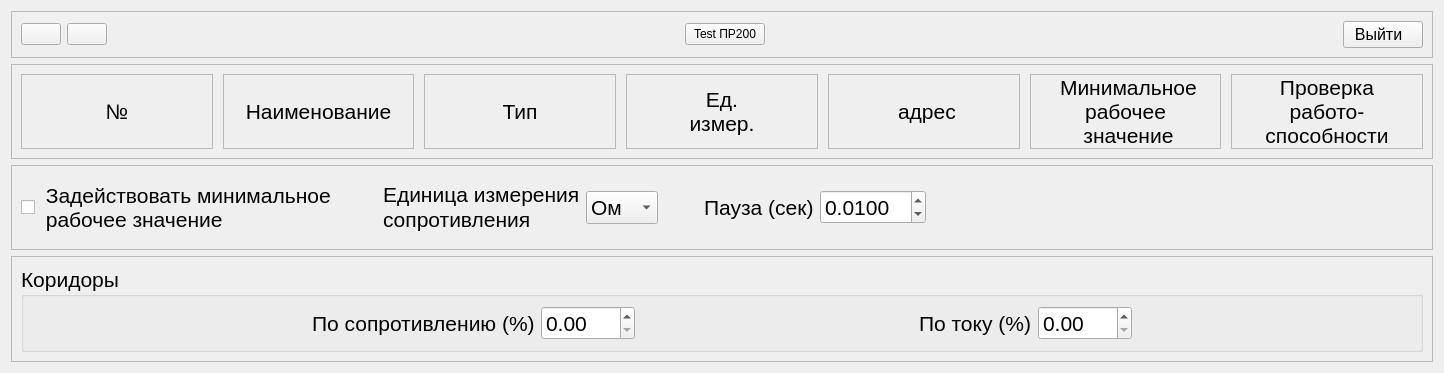
<?xml version="1.0" encoding="UTF-8"?>
<ui version="4.0">
 <class>Form</class>
 <widget class="QWidget" name="Form">
  <property name="geometry">
   <rect>
    <x>0</x>
    <y>0</y>
    <width>1444</width>
    <height>373</height>
   </rect>
  </property>
  <property name="sizePolicy">
   <sizepolicy hsizetype="Minimum" vsizetype="Minimum">
    <horstretch>0</horstretch>
    <verstretch>0</verstretch>
   </sizepolicy>
  </property>
  <property name="windowTitle">
   <string>Настройка приборов и коридоров</string>
  </property>
  <layout class="QVBoxLayout" name="verticalLayout">
   <item>
    <widget class="QFrame" name="frame">
     <property name="sizePolicy">
      <sizepolicy hsizetype="Preferred" vsizetype="Fixed">
       <horstretch>0</horstretch>
       <verstretch>0</verstretch>
      </sizepolicy>
     </property>
     <property name="frameShape">
      <enum>QFrame::StyledPanel</enum>
     </property>
     <property name="frameShadow">
      <enum>QFrame::Raised</enum>
     </property>
     <layout class="QHBoxLayout" name="horizontalLayout_2">
      <item>
       <layout class="QHBoxLayout" name="horizontalLayout">
        <item>
         <widget class="QPushButton" name="pushButton">
          <property name="focusPolicy">
           <enum>Qt::NoFocus</enum>
          </property>
          <property name="toolTip">
           <string>добавить прибор</string>
          </property>
          <property name="text">
           <string/>
          </property>
          <property name="icon">
           <iconset>
            <normaloff>:/ico/ico/Play_Red_128.png</normaloff>:/ico/ico/Play_Red_128.png</iconset>
          </property>
          <property name="iconSize">
           <size>
            <width>36</width>
            <height>36</height>
           </size>
          </property>
         </widget>
        </item>
        <item>
         <widget class="QPushButton" name="pushButton_2">
          <property name="focusPolicy">
           <enum>Qt::NoFocus</enum>
          </property>
          <property name="toolTip">
           <string>удалить неактивные приборы</string>
          </property>
          <property name="text">
           <string/>
          </property>
          <property name="icon">
           <iconset>
            <normaloff>:/ico/ico/Play_Red_128.png</normaloff>:/ico/ico/Play_Red_128.png</iconset>
          </property>
          <property name="iconSize">
           <size>
            <width>36</width>
            <height>36</height>
           </size>
          </property>
         </widget>
        </item>
        <item>
         <spacer name="horizontalSpacer">
          <property name="orientation">
           <enum>Qt::Horizontal</enum>
          </property>
          <property name="sizeHint" stdset="0">
           <size>
            <width>40</width>
            <height>20</height>
           </size>
          </property>
         </spacer>
        </item>
        <item>
         <widget class="QPushButton" name="pushButton_4">
          <property name="text">
           <string>Test ПР200</string>
          </property>
         </widget>
        </item>
        <item>
         <spacer name="horizontalSpacer_8">
          <property name="orientation">
           <enum>Qt::Horizontal</enum>
          </property>
          <property name="sizeHint" stdset="0">
           <size>
            <width>40</width>
            <height>20</height>
           </size>
          </property>
         </spacer>
        </item>
        <item>
         <widget class="QPushButton" name="pushButton_3">
          <property name="font">
           <font>
            <pointsize>12</pointsize>
           </font>
          </property>
          <property name="focusPolicy">
           <enum>Qt::NoFocus</enum>
          </property>
          <property name="text">
           <string>Выйти  </string>
          </property>
          <property name="iconSize">
           <size>
            <width>36</width>
            <height>36</height>
           </size>
          </property>
         </widget>
        </item>
       </layout>
      </item>
     </layout>
    </widget>
   </item>
   <item>
    <widget class="QFrame" name="frame_2">
     <property name="sizePolicy">
      <sizepolicy hsizetype="Preferred" vsizetype="Minimum">
       <horstretch>0</horstretch>
       <verstretch>0</verstretch>
      </sizepolicy>
     </property>
     <property name="frameShape">
      <enum>QFrame::StyledPanel</enum>
     </property>
     <property name="frameShadow">
      <enum>QFrame::Raised</enum>
     </property>
     <layout class="QHBoxLayout" name="horizontalLayout_3">
      <item>
       <layout class="QGridLayout" name="gridLayout">
        <property name="sizeConstraint">
         <enum>QLayout::SetMinimumSize</enum>
        </property>
        <property name="horizontalSpacing">
         <number>10</number>
        </property>
        <property name="verticalSpacing">
         <number>6</number>
        </property>
        <item row="0" column="2">
         <widget class="QLabel" name="label_2">
          <property name="maximumSize">
           <size>
            <width>16777215</width>
            <height>16777215</height>
           </size>
          </property>
          <property name="font">
           <font>
            <pointsize>16</pointsize>
           </font>
          </property>
          <property name="frameShape">
           <enum>QFrame::StyledPanel</enum>
          </property>
          <property name="text">
           <string> Наименование </string>
          </property>
          <property name="alignment">
           <set>Qt::AlignCenter</set>
          </property>
         </widget>
        </item>
        <item row="0" column="3">
         <widget class="QLabel" name="label_3">
          <property name="maximumSize">
           <size>
            <width>16777215</width>
            <height>16777215</height>
           </size>
          </property>
          <property name="font">
           <font>
            <pointsize>16</pointsize>
           </font>
          </property>
          <property name="frameShape">
           <enum>QFrame::StyledPanel</enum>
          </property>
          <property name="text">
           <string>Тип</string>
          </property>
          <property name="alignment">
           <set>Qt::AlignCenter</set>
          </property>
         </widget>
        </item>
        <item row="0" column="4">
         <widget class="QLabel" name="label_4">
          <property name="sizePolicy">
           <sizepolicy hsizetype="Preferred" vsizetype="Preferred">
            <horstretch>0</horstretch>
            <verstretch>0</verstretch>
           </sizepolicy>
          </property>
          <property name="minimumSize">
           <size>
            <width>0</width>
            <height>0</height>
           </size>
          </property>
          <property name="maximumSize">
           <size>
            <width>16777215</width>
            <height>16777215</height>
           </size>
          </property>
          <property name="font">
           <font>
            <pointsize>16</pointsize>
            <weight>50</weight>
            <bold>false</bold>
           </font>
          </property>
          <property name="frameShape">
           <enum>QFrame::StyledPanel</enum>
          </property>
          <property name="text">
           <string>Ед.
 измер. </string>
          </property>
          <property name="alignment">
           <set>Qt::AlignCenter</set>
          </property>
         </widget>
        </item>
        <item row="0" column="5">
         <widget class="QLabel" name="label_5">
          <property name="sizePolicy">
           <sizepolicy hsizetype="Preferred" vsizetype="Preferred">
            <horstretch>0</horstretch>
            <verstretch>0</verstretch>
           </sizepolicy>
          </property>
          <property name="maximumSize">
           <size>
            <width>16777215</width>
            <height>16777215</height>
           </size>
          </property>
          <property name="font">
           <font>
            <pointsize>16</pointsize>
           </font>
          </property>
          <property name="frameShape">
           <enum>QFrame::StyledPanel</enum>
          </property>
          <property name="text">
           <string> 
 адрес 
            </string>
          </property>
          <property name="alignment">
           <set>Qt::AlignCenter</set>
          </property>
         </widget>
        </item>
        <item row="0" column="1">
         <widget class="QLabel" name="label">
          <property name="maximumSize">
           <size>
            <width>16777215</width>
            <height>16777215</height>
           </size>
          </property>
          <property name="font">
           <font>
            <pointsize>16</pointsize>
           </font>
          </property>
          <property name="frameShape">
           <enum>QFrame::StyledPanel</enum>
          </property>
          <property name="text">
           <string>№</string>
          </property>
          <property name="alignment">
           <set>Qt::AlignCenter</set>
          </property>
         </widget>
        </item>
        <item row="0" column="6">
         <widget class="QLabel" name="label_9">
          <property name="font">
           <font>
            <pointsize>16</pointsize>
           </font>
          </property>
          <property name="frameShape">
           <enum>QFrame::StyledPanel</enum>
          </property>
          <property name="text">
           <string> Минимальное
рабочее
     значение    </string>
          </property>
          <property name="alignment">
           <set>Qt::AlignCenter</set>
          </property>
         </widget>
        </item>
        <item row="0" column="7">
         <widget class="QLabel" name="label_10">
          <property name="font">
           <font>
            <pointsize>16</pointsize>
           </font>
          </property>
          <property name="frameShape">
           <enum>QFrame::StyledPanel</enum>
          </property>
          <property name="text">
           <string>Проверка
работо-
 способности </string>
          </property>
          <property name="alignment">
           <set>Qt::AlignCenter</set>
          </property>
         </widget>
        </item>
       </layout>
      </item>
     </layout>
    </widget>
   </item>
   <item>
    <widget class="QFrame" name="frame_4">
     <property name="frameShape">
      <enum>QFrame::StyledPanel</enum>
     </property>
     <property name="frameShadow">
      <enum>QFrame::Raised</enum>
     </property>
     <layout class="QHBoxLayout" name="horizontalLayout_6">
      <item>
       <widget class="QCheckBox" name="checkBox">
        <property name="font">
         <font>
          <pointsize>16</pointsize>
         </font>
        </property>
        <property name="text">
         <string> Задействовать минимальное
 рабочее значение</string>
        </property>
       </widget>
      </item>
      <item>
       <spacer name="horizontalSpacer_7">
        <property name="orientation">
         <enum>Qt::Horizontal</enum>
        </property>
        <property name="sizeType">
         <enum>QSizePolicy::Minimum</enum>
        </property>
        <property name="sizeHint" stdset="0">
         <size>
          <width>40</width>
          <height>20</height>
         </size>
        </property>
       </spacer>
      </item>
      <item>
       <widget class="QLabel" name="label_8">
        <property name="font">
         <font>
          <pointsize>16</pointsize>
         </font>
        </property>
        <property name="text">
         <string>&lt;!DOCTYPE HTML PUBLIC &quot;-//W3C//DTD HTML 4.0//EN&quot; &quot;http://www.w3.org/TR/REC-html40/strict.dtd&quot;&gt;
&lt;html&gt;&lt;head&gt;&lt;meta name=&quot;qrichtext&quot; content=&quot;1&quot; /&gt;&lt;style type=&quot;text/css&quot;&gt;
p, li { white-space: pre-wrap; }
&lt;/style&gt;&lt;/head&gt;&lt;body style=&quot; font-family:'MS Shell Dlg 2'; font-size:8.25pt; font-weight:400; font-style:normal;&quot;&gt;
&lt;p style=&quot; margin-top:0px; margin-bottom:0px; margin-left:0px; margin-right:0px; -qt-block-indent:0; text-indent:0px;&quot;&gt;&lt;span style=&quot; font-size:16pt;&quot;&gt;Единица измерения&lt;/span&gt;&lt;/p&gt;
&lt;p style=&quot; margin-top:0px; margin-bottom:0px; margin-left:0px; margin-right:0px; -qt-block-indent:0; text-indent:0px;&quot;&gt;&lt;span style=&quot; font-size:16pt;&quot;&gt;сопротивления&lt;/span&gt;&lt;/p&gt;&lt;/body&gt;&lt;/html&gt;</string>
        </property>
       </widget>
      </item>
      <item>
       <widget class="QComboBox" name="comboBox">
        <property name="font">
         <font>
          <pointsize>16</pointsize>
         </font>
        </property>
        <item>
         <property name="text">
          <string>Ом</string>
         </property>
        </item>
        <item>
         <property name="text">
          <string>мОм</string>
         </property>
        </item>
       </widget>
      </item>
      <item>
       <spacer name="horizontalSpacer_6">
        <property name="orientation">
         <enum>Qt::Horizontal</enum>
        </property>
        <property name="sizeType">
         <enum>QSizePolicy::Minimum</enum>
        </property>
        <property name="sizeHint" stdset="0">
         <size>
          <width>40</width>
          <height>20</height>
         </size>
        </property>
       </spacer>
      </item>
      <item>
       <widget class="QLabel" name="label_11">
        <property name="font">
         <font>
          <pointsize>16</pointsize>
         </font>
        </property>
        <property name="text">
         <string>Пауза (сек)</string>
        </property>
       </widget>
      </item>
      <item>
       <widget class="QDoubleSpinBox" name="doubleSpinBox_3">
        <property name="font">
         <font>
          <pointsize>16</pointsize>
         </font>
        </property>
        <property name="buttonSymbols">
         <enum>QAbstractSpinBox::UpDownArrows</enum>
        </property>
        <property name="keyboardTracking">
         <bool>true</bool>
        </property>
        <property name="decimals">
         <number>4</number>
        </property>
        <property name="singleStep">
         <double>0.010000000000000</double>
        </property>
        <property name="value">
         <double>0.010000000000000</double>
        </property>
       </widget>
      </item>
      <item>
       <spacer name="horizontalSpacer_5">
        <property name="orientation">
         <enum>Qt::Horizontal</enum>
        </property>
        <property name="sizeType">
         <enum>QSizePolicy::Expanding</enum>
        </property>
        <property name="sizeHint" stdset="0">
         <size>
          <width>500</width>
          <height>20</height>
         </size>
        </property>
       </spacer>
      </item>
     </layout>
    </widget>
   </item>
   <item>
    <widget class="QFrame" name="frame_3">
     <property name="frameShape">
      <enum>QFrame::StyledPanel</enum>
     </property>
     <property name="frameShadow">
      <enum>QFrame::Raised</enum>
     </property>
     <layout class="QHBoxLayout" name="horizontalLayout_4">
      <item>
       <widget class="QGroupBox" name="groupBox">
        <property name="font">
         <font>
          <pointsize>16</pointsize>
         </font>
        </property>
        <property name="title">
         <string>Коридоры</string>
        </property>
        <layout class="QHBoxLayout" name="horizontalLayout_5">
         <item>
          <layout class="QGridLayout" name="gridLayout_2">
           <item row="0" column="1">
            <widget class="QLabel" name="label_6">
             <property name="font">
              <font>
               <pointsize>16</pointsize>
              </font>
             </property>
             <property name="text">
              <string>По сопротивлению (%)</string>
             </property>
            </widget>
           </item>
           <item row="0" column="4">
            <widget class="QLabel" name="label_7">
             <property name="font">
              <font>
               <pointsize>16</pointsize>
              </font>
             </property>
             <property name="text">
              <string>По току (%)</string>
             </property>
            </widget>
           </item>
           <item row="0" column="3">
            <spacer name="horizontalSpacer_2">
             <property name="orientation">
              <enum>Qt::Horizontal</enum>
             </property>
             <property name="sizeHint" stdset="0">
              <size>
               <width>40</width>
               <height>20</height>
              </size>
             </property>
            </spacer>
           </item>
           <item row="0" column="0">
            <spacer name="horizontalSpacer_3">
             <property name="orientation">
              <enum>Qt::Horizontal</enum>
             </property>
             <property name="sizeHint" stdset="0">
              <size>
               <width>40</width>
               <height>20</height>
              </size>
             </property>
            </spacer>
           </item>
           <item row="0" column="6">
            <spacer name="horizontalSpacer_4">
             <property name="orientation">
              <enum>Qt::Horizontal</enum>
             </property>
             <property name="sizeHint" stdset="0">
              <size>
               <width>40</width>
               <height>20</height>
              </size>
             </property>
            </spacer>
           </item>
           <item row="0" column="2">
            <widget class="QDoubleSpinBox" name="doubleSpinBox">
             <property name="buttonSymbols">
              <enum>QAbstractSpinBox::UpDownArrows</enum>
             </property>
             <property name="keyboardTracking">
              <bool>true</bool>
             </property>
             <property name="maximum">
              <double>999.990000000000009</double>
             </property>
            </widget>
           </item>
           <item row="0" column="5">
            <widget class="QDoubleSpinBox" name="doubleSpinBox_2">
             <property name="buttonSymbols">
              <enum>QAbstractSpinBox::UpDownArrows</enum>
             </property>
             <property name="maximum">
              <double>999.990000000000009</double>
             </property>
            </widget>
           </item>
          </layout>
         </item>
        </layout>
       </widget>
      </item>
     </layout>
    </widget>
   </item>
  </layout>
 </widget>
 <resources/>
 <connections/>
</ui>
